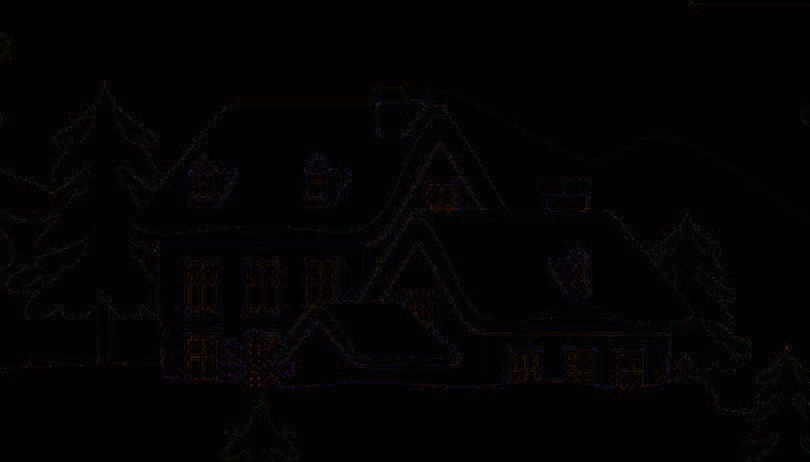
#> input picture diff.png, 810 x 462 px
$ python lab5.py
#> lines starting #> are read from the running program, lines starting #| are printed output that depends on the picture; long printed decimals are rounded
from PIL import Image
import numpy as np
from PIL import ImageChops
from PIL import ImageStat as stat
import matplotlib.pyplot as plt
from random import randint

obraz1 = Image.open('diff.png')
#> obraz1 is the input picture: PIL image 810x462 RGB; mean R, G, B 2.7, 1.9, 2.4


def statystyki(obraz1):
    s = stat.Stat(obraz1)
    print("extrema ", s.extrema)  # max i min
#| extrema  [(0, 63), (0, 57), (0, 69)]
    print("count ", s.count)  # zlicza
#| count  [374220, 374220, 374220]
    print("mean ", s.mean)  # srednia
#| mean  [2.725, 1.928, 2.357]
    print("median ", s.median)  # mediana
#| median  [1, 1, 1]
    print("stddev ", s.stddev)  # odchylenie standardowe
#| stddev  [4.708, 3.704, 4.195]

statystyki(obraz1)

def rysuj_histogram_RGB(obraz):
    hist = obraz.histogram()
#> hist = 768 values, max 183162 at index 256, min 0 at index 64, mean 1461.8
    plt.title("histogram  ")
    plt.bar(range(256), hist[:256], color='r', alpha=0.5)
    plt.bar(range(256), hist[256:2 * 256], color='g', alpha=0.4)
    plt.bar(range(256), hist[2 * 256:], color='b', alpha=0.3)
    plt.savefig("histogram1.png")
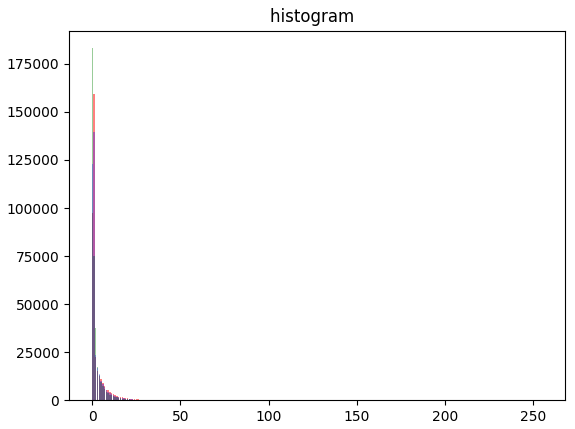
#> figure drawn by matplotlib, 1 panel; tallest bar 159343 high, from x = 0.6 to 1.4; tallest bar 183162 high, from x = -0.4 to 0.4; tallest bar 139716 high, from x = 0.6 to 1.4
    plt.show()


rysuj_histogram_RGB(obraz1)

def zlicz_roznice_srednia_RGB(obraz, wsp):  # wsp - współczynnik określający dokładność oceny
#> called with wsp = 10
    t_obraz = np.asarray(obraz)
    h, w, d = t_obraz.shape
#> h = 462; w = 810; d = 3
    zlicz = 0
    for i in range(h):
        for j in range(w):
            if np.mean(t_obraz[i, j, :]) > wsp:
                zlicz = zlicz + 1
#> after the loop, zlicz = 17487
    procent = zlicz / (h * w)
#> procent = 0.0467
    return zlicz, procent


def zlicz_roznice_suma_RGB(obraz, wsp):  # wsp - współczynnik określający dokładność oceny
    t_obraz = np.asarray(obraz)
    h, w, d = t_obraz.shape
    zlicz = 0
    for i in range(h):
        for j in range(w):
            if sum(t_obraz[i, j, :]) > wsp:
                zlicz = zlicz + 1
    procent = zlicz / (h * w)
    return zlicz, procent


zlicz1, procent1 = zlicz_roznice_srednia_RGB(obraz1, 10)
#> zlicz1 = 17487; procent1 = 0.0467
zlicz2, procent2 = zlicz_roznice_srednia_RGB(obraz1, 8)
#> zlicz2 = 26639; procent2 = 0.0712
zlicz3, procent3 = zlicz_roznice_srednia_RGB(obraz1, 3)
#> zlicz3 = 85079; procent3 = 0.227


print('liczba niepasujących pikseli = ' , zlicz1)
#| liczba niepasujących pikseli =  17487
print('procent niepasujących pikseli = ' , procent1)
#| procent niepasujących pikseli =  0.04673

print('liczba niepasujących pikseli = ' , zlicz2)
#| liczba niepasujących pikseli =  26639
print('procent niepasujących pikseli = ' , procent2)
#| procent niepasujących pikseli =  0.07119

print('liczba niepasujących pikseli = ' , zlicz3)
#| liczba niepasujących pikseli =  85079
print('procent niepasujących pikseli = ' , procent3)
#| procent niepasujących pikseli =  0.2274
